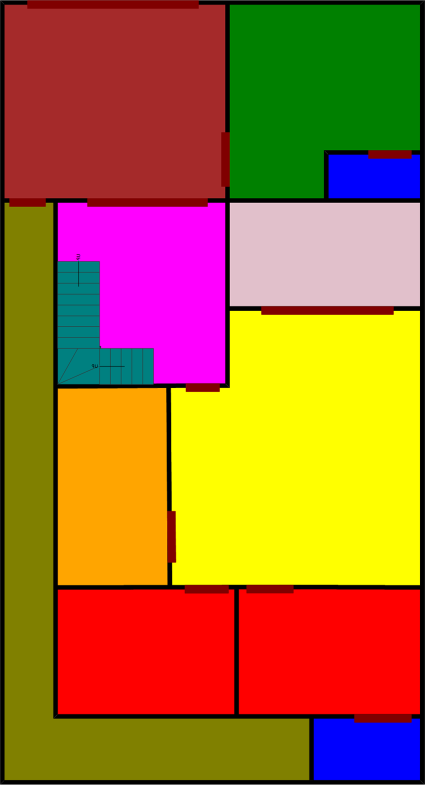
#> input picture models/Model_2.0/dataset/10_marla/10Marla_GF_FP_016_V03.png, 849 x 1570 px (shown at 1/2 size); its folder holds only this picture in this run
$ python 1_generate_metadata_count.py
#> lines starting #> are read from the running program, lines starting #| are printed output that depends on the picture; after the words box and inside, x2 and y2 are one past the last pixel; in counts of white or black regions, pixels touching at a corner belong together
# --- START OF FILE generate_metadata.py ---

import os
import json
import numpy as np
import cv2 # Using OpenCV for image processing
import argparse
import re
import logging
from datetime import datetime
from collections import defaultdict

# --- Configuration ---

# Setup logging
logging.basicConfig(level=logging.INFO, format='%(asctime)s - %(levelname)s - %(message)s')

# Base directory containing subfolders like '5_marla', '10_marla' (can be overridden by args)
DEFAULT_BASE_DATA_DIR = "./dataset"
# Base output directory (can be overridden by args)
DEFAULT_OUTPUT_DIR = "./data/raw"

# Define color mapping (Name -> RGB) - Consistent with original spec
COLOR_MAP = {
    'Bedroom': [255, 0, 0],          # Red
    'Bathroom': [0, 0, 255],         # Blue
    'Kitchen': [255, 165, 0],        # Orange
    'DrawingRoom': [0, 128, 0],     # Green
    'Garage': [165, 42, 42],         # Brown
    'Lounge': [255, 255, 0], # Yellow (Corrected Name)
    'Backyard': [50, 205, 50],       # Lime Green
    'Stairs': [0, 128, 128],         # Teal
    'Store': [128, 0, 128], # Purple (Corrected Name)
    'OpenSpace': [0, 255, 255],     # Cyan
    'PrayerRoom': [127, 127, 127],  # Grayish/Check RGB - Assuming original was right
    'Staircase': [153, 51, 255],     # Violet
    'Lobby': [255, 0, 255],          # Magenta
    'Lawn': [64, 224, 208],          # Turquoise
    'Dining': [225, 192, 203],       # Pink
    'ServantQuarter': [75, 0, 130], # Indigo (Corrected Name)
    'Passage': [128, 128, 0],        # Olive Green
    'Laundry': [230, 230, 250],      # Lavender
    'DressingArea': [255, 127, 80], # Coral (Corrected Name)
    'SideGarden': [255, 215, 0],    # Gold
    'Library': [255, 191, 0],        # Amber
    'Wall': [0, 0, 0],              # Black
    'Door': [128, 0, 0],             # Mahogany
    'Background': [255, 255, 255]    # White (Often ignored but good to define)
}

# List of room types that should be counted using connected components
# Excludes Walls, Door, Background
ROOM_TYPES_TO_COUNT = [
    'Bedroom', 'Bathroom', 'Kitchen', 'DrawingRoom', 'Garage',
    'Lounge', 'Backyard', 'Stairs', 'Store',
    'OpenSpace', 'PrayerRoom', 'Staircase', 'Lobby', 'Lawn', 'Dining',
    'ServantQuarter', 'Passage', 'Laundry', 'DressingArea',
    'SideGarden', 'Library',
]

# Dimensions mapping (Canonical PlotSize -> Dict) - Consistent with original spec
DIMENSION_MAP = {
    '5Marla': {
        'feet': [25, 45], 'inches': [6.338, 11.338], 'pixels': [608, 1088],
        'dpi': 96, 'aspect_ratio': 0.559, 'bit_depth': 24
    },
    '10Marla': {
        'feet': [35, 65], 'inches': [8.833, 16.344], 'pixels': [849, 1570],
        'dpi': 96, 'aspect_ratio': 0.541, 'bit_depth': 24
    },
    '20Marla': {
        'feet': [50, 90], 'inches': [12.583, 22.594], 'pixels': [1209, 2170],
        'dpi': 96, 'aspect_ratio': 0.557, 'bit_depth': 24
    }
}

# Regex for Filename Parsing (from step 1.2.py)
# Example: 5Marla_GF_FP_001_V01.png
FILENAME_PATTERN = re.compile(
    r"^(?P<PlotSize>\d+Marla)_"
    r"(?P<FloorLevel>GF)_"
    r"(?P<PlanType>FP)_"
    r"(?P<FP_Number>\d+)_"
    r"(?P<Version>V\d+)"
    r"\.png$",
    re.IGNORECASE
)

# Minimum pixel area for a region to be counted (from auto_count_rooms.py)
# Helps filter noise/small artifacts. Adjust if needed.
MIN_AREA_THRESHOLD = 80 # Pixels

# --- Helper Function to create RGB -> Name mapping ---
def get_rgb_to_name_map(color_map):
    rgb_map = {}
    for name, rgb in color_map.items():
        rgb_tuple = tuple(rgb)
        if rgb_tuple in rgb_map:
             # Handle duplicate colors (like Library/Amber) - Append name
             existing_name = rgb_map[rgb_tuple]
             if isinstance(existing_name, list):
                 existing_name.append(name)
             else:
                 rgb_map[rgb_tuple] = [existing_name, name]
        else:
            rgb_map[rgb_tuple] = name
    return rgb_map

RGB_TO_NAME_MAP = get_rgb_to_name_map(COLOR_MAP)

# --- Core Analysis Function ---

def analyze_floor_plan_updated(image_path):
    """
    Analyzes a floor plan image using filename parsing and connected components
    for accurate room counting and area calculation.

    Args:
        image_path (str): Path to the floor plan image.

    Returns:
        dict: Dictionary containing metadata about the floor plan, or None on error.
    """
    file_name = os.path.basename(image_path)
    logging.debug(f"Analyzing: {file_name}")

    # 1. Parse Filename
    match = FILENAME_PATTERN.match(file_name)
    if not match:
        logging.warning(f"Filename pattern mismatch, skipping: {file_name}")
        return None

    try:
        extracted_data = match.groupdict()
        plot_type = extracted_data['PlotSize']
        # Normalize plot_type capitalization for DIMENSION_MAP lookup (e.g., 5marla -> 5Marla)
        plot_type_canonical = plot_type[:-5].capitalize() + "Marla" # Simple capitalization


    except Exception as e:
        logging.error(f"Error parsing filename components for {file_name}: {e}")
        return None

    # 2. Load Image
    try:
        image_bgr = cv2.imread(image_path)
#> image_bgr is the input picture: shape (1570, 849, 3); mean B, G, R 45.3, 107.4, 169.4
        if image_bgr is None:
            raise ValueError(f"Could not load image: {image_path}")
        # Convert BGR (OpenCV default) to RGB
        image_rgb = cv2.cvtColor(image_bgr, cv2.COLOR_BGR2RGB)
        height, width, _ = image_rgb.shape
        logging.debug(f"Image loaded: {width}x{height}")

    except Exception as e:
        logging.error(f"Error loading image {file_name}: {e}")
        return None

    # 3. Room Counting and Area Calculation using Connected Components
    room_counts = defaultdict(int)
    room_areas_pixels = defaultdict(int)
    total_valid_area_pixels = 0 # Sum of areas for counted room types

    # Efficiently create masks for all defined colors
    masks = {}
    for rgb_tuple, name_or_list in RGB_TO_NAME_MAP.items():
        # Create mask for this exact RGB color
        mask = cv2.inRange(image_rgb, np.array(rgb_tuple), np.array(rgb_tuple))
        masks[rgb_tuple] = mask
#> this loop made 24 passes
#> pass 1, in analyze_floor_plan_updated, `mask = cv2.inRange(image_rgb, np.array(rgb_tuple), np.array(rgb_tuple))`:
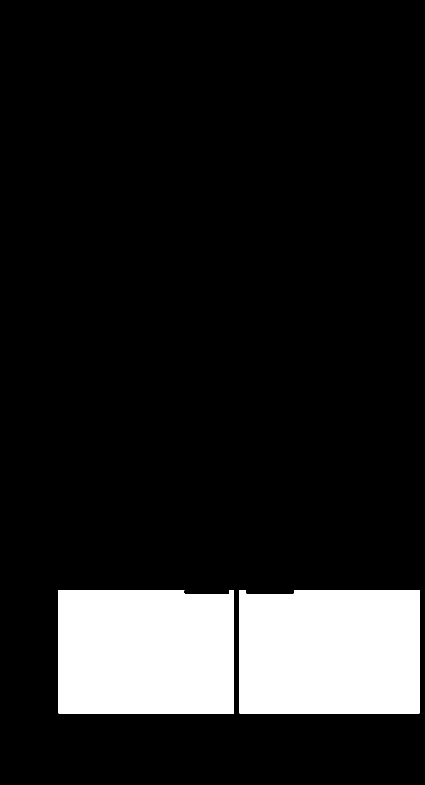
#> mask: shape (1570, 849) (shown at 1/2 size); 13.1% white; 2 white regions, box (x1, y1, x2, y2) and area: (479, 1180, 839, 1427) 88154, (116, 1180, 468, 1427) 85981
#> pass 2, in analyze_floor_plan_updated, `mask = cv2.inRange(image_rgb, np.array(rgb_tuple), np.array(rgb_tuple))`:
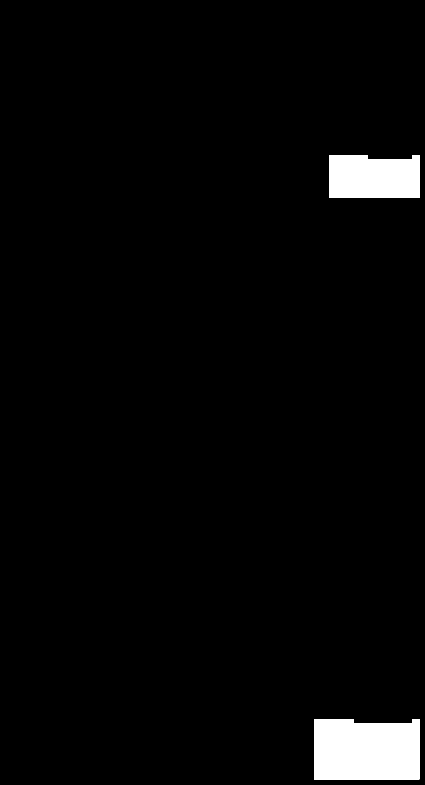
#> mask: shape (1570, 849) (shown at 1/2 size); 3% white; 2 white regions, box (x1, y1, x2, y2) and area: (628, 1438, 839, 1559) 24589, (658, 310, 840, 396) 14851
#> pass 3, in analyze_floor_plan_updated, `mask = cv2.inRange(image_rgb, np.array(rgb_tuple), np.array(rgb_tuple))`:
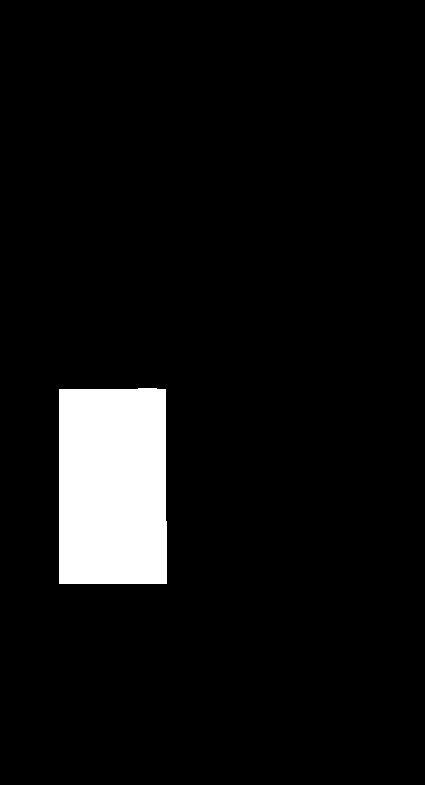
#> mask: shape (1570, 849) (shown at 1/2 size); 6.3% white; 2 white regions, box (x1, y1, x2, y2) and area: (118, 778, 333, 1168) 83283, (276, 777, 314, 778) 38
#> after the loop, masks = 24 items

    logging.debug(f"Starting connected components analysis for {len(ROOM_TYPES_TO_COUNT)} room types.")
    processed_room_names = set() # Keep track if a room type was processed

    for room_name in ROOM_TYPES_TO_COUNT:
        target_rgb_list = COLOR_MAP.get(room_name)
        if not target_rgb_list:
            logging.warning(f"Color definition not found for room type: {room_name}. Skipping count.")
            continue

        target_rgb_tuple = tuple(target_rgb_list)

        # Avoid processing same color mask multiple times if names share color
        if room_name in processed_room_names:
            continue

        # Get the binary mask for this color
        binary_mask = masks.get(target_rgb_tuple)
        if binary_mask is None or np.count_nonzero(binary_mask) == 0:
            # logging.debug(f"No pixels found for {room_name} ({target_rgb_tuple})")
            continue # Skip if no pixels match this color

        # Find connected components
        num_labels, labels, stats, centroids = cv2.connectedComponentsWithStats(binary_mask, connectivity=8)

        count_for_room = 0
        area_for_room = 0

        # Iterate through components (label 0 is background)
        for i in range(1, num_labels):
            area = stats[i, cv2.CC_STAT_AREA]
            if area >= MIN_AREA_THRESHOLD:
                count_for_room += 1
                area_for_room += area

        # Handle shared colors (assign count/area to all names sharing the color)
        name_at_rgb = RGB_TO_NAME_MAP.get(target_rgb_tuple)
        room_names_for_color = []
        if isinstance(name_at_rgb, list):
            room_names_for_color.extend(name_at_rgb)
        elif isinstance(name_at_rgb, str):
            room_names_for_color.append(name_at_rgb)

        for rn in room_names_for_color:
            if rn in ROOM_TYPES_TO_COUNT: # Only update if it's a type we care about counting
                room_counts[rn] = count_for_room
                room_areas_pixels[rn] = area_for_room
                processed_room_names.add(rn) # Mark as processed
                logging.debug(f"  Counted {rn}: {count_for_room} regions, {area_for_room}px area.")
#> this loop made 21 passes
#> (num_labels, stats, centroids) on passes 4, 5, 6, 15: (2, [[0, 0, 849, 1570, 1206971], [461, 12, 377, 383, 125959]], [[401.9, 847.4], [635.5, 182]]), (2, [[0, 0, 849, 1570, 1169207], [12, 12, 437, 383, 163723]], [[451.3, 865.6], [228.9, 205.5]]), (2, [[0, 0, 849, 1570, 1083648], [343, 622, 496, 547, 249282]], [[382.3, 755.4], [605.3, 911]]), (2, [[0, 0, 849, 1570, 1256399], [461, 407, 377, 203, 76531]], [[410.3, 801.3], [649, 508]])
#> pass 1, in analyze_floor_plan_updated, `num_labels, labels, stats, centroids = cv2.connectedComponentsWithStat..`:
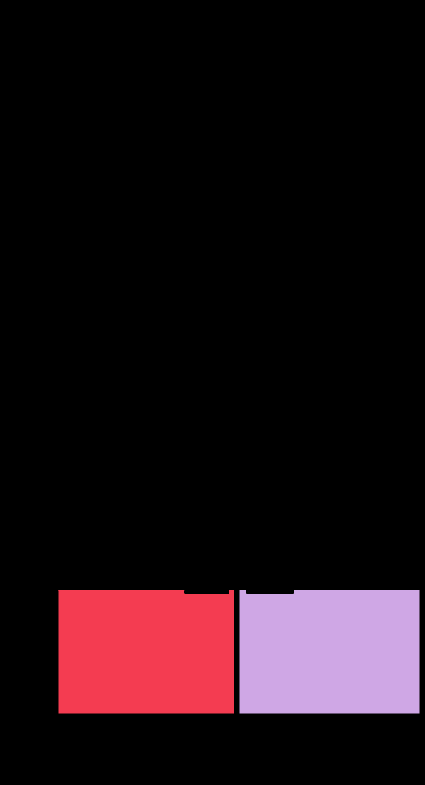
#> labels: shape (1570, 849) int32 (shown at 1/2 size); 3 distinct labels, from 0 to 2; one colour per label, 0 black
#> pass 2, in analyze_floor_plan_updated, `num_labels, labels, stats, centroids = cv2.connectedComponentsWithStat..`:
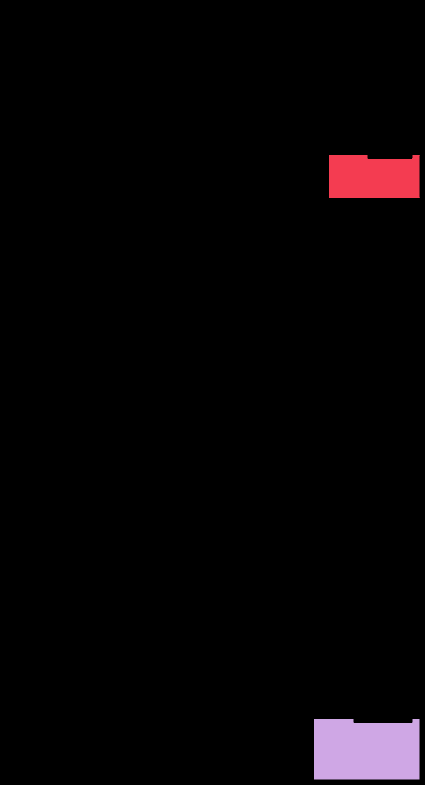
#> labels: shape (1570, 849) int32 (shown at 1/2 size); 3 distinct labels, from 0 to 2; one colour per label, 0 black
#> pass 3, in analyze_floor_plan_updated, `num_labels, labels, stats, centroids = cv2.connectedComponentsWithStat..`:
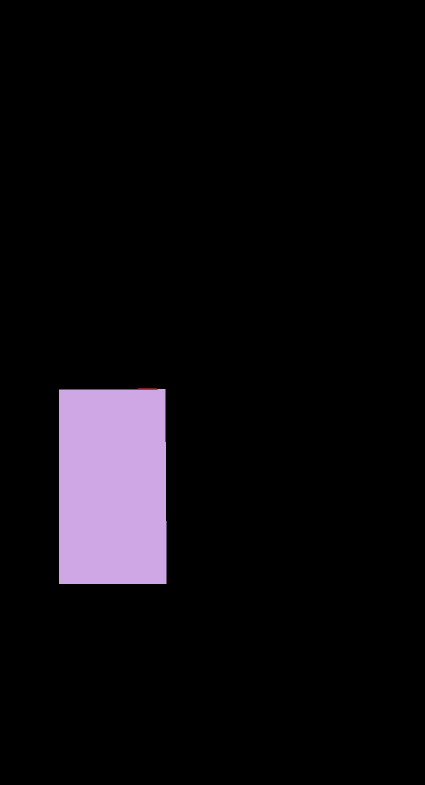
#> labels: shape (1570, 849) int32 (shown at 1/2 size); 3 distinct labels, from 0 to 2; one colour per label, 0 black
#> after the loop, processed_room_names = 10 items; room_areas_pixels = 10 items; room_counts = 10 items


    # Calculate total area from the counted regions
    total_valid_area_pixels = sum(room_areas_pixels.values())
#> total_valid_area_pixels = 1188884

    # 4. Get Dimension Info
    dimensions = DIMENSION_MAP.get(plot_type_canonical)
    if not dimensions:
        logging.warning(f"Dimension info not found for plot type '{plot_type_canonical}' from file {file_name}")
        dimensions = {} # Assign empty dict if not found

    # Check if image dimensions match expected dimensions
    expected_pixels = dimensions.get('pixels')
    if expected_pixels and (width, height) != tuple(expected_pixels):
        logging.warning(f"Image dimensions ({width}x{height}) mismatch expected ({expected_pixels[0]}x{expected_pixels[1]}) for {file_name}")


    # 5. Create Metadata Dictionary (Structure like original JSON)
    #    <<<<< APPLY FIX HERE >>>>>
    metadata = {
        'file_name': file_name,
        'plot_type': extracted_data['PlotSize'], # Use value directly from filename
        'floor_level': extracted_data['FloorLevel'],
        'plan_type': extracted_data['PlanType'],
        'fp_number': extracted_data['FP_Number'],
        'version': extracted_data['Version'],
        'dimensions': dimensions,
        # Filter out rooms with 0 count AND CAST TO PYTHON INT
        'room_counts': {k: int(v) for k, v in room_counts.items() if v > 0},
        # Filter out rooms with 0 area AND CAST TO PYTHON INT
        'room_areas_pixels': {k: int(v) for k, v in room_areas_pixels.items() if v > 0},
        # CAST TOTAL AREA TO PYTHON INT
        'total_area_pixels': int(total_valid_area_pixels),
        'analysis_date': datetime.now().strftime('%Y-%m-%d %H:%M:%S')
    }

    logging.debug(f"Metadata generated for {file_name}")
    return metadata

# --- Main Processing Function ---

def process_dataset(dataset_path, output_path):
    """
    Processes all compatible floor plan images in the dataset directory
    structure and saves metadata as JSON files.

    Args:
        dataset_path (str): Path to the base dataset directory (e.g., './dataset').
        output_path (str): Path to the base output directory (e.g., './data/raw').
    """
    logging.info(f"Starting dataset processing from: {dataset_path}")
    logging.info(f"Outputting JSON metadata to: {output_path}")

    if not os.path.isdir(dataset_path):
        logging.error(f"Dataset directory not found: {dataset_path}")
        return

    processed_count = 0
    error_count = 0

    # Find subdirectories (like '5_marla', '10_marla')
    plot_type_dirs = [d for d in os.listdir(dataset_path) if os.path.isdir(os.path.join(dataset_path, d))]

    if not plot_type_dirs:
        logging.warning(f"No subdirectories found in {dataset_path}. Expected directories like '5_marla', etc.")
        return

    for plot_dir_name in plot_type_dirs:
        current_subdir = os.path.join(dataset_path, plot_dir_name)
        logging.info(f"--- Processing directory: {current_subdir} ---")

        # Create corresponding output directory structure
        # e.g., ./data/raw/5_marla/metadata/json/
        plot_output_dir = os.path.join(output_path, plot_dir_name, 'metadata', 'json')
        try:
            os.makedirs(plot_output_dir, exist_ok=True)
        except OSError as e:
            logging.error(f"Could not create output directory {plot_output_dir}: {e}. Skipping this directory.")
            continue

        # Find all PNG files in the current subdirectory
        try:
            png_files = [f for f in os.listdir(current_subdir) if f.lower().endswith('.png')]
            logging.info(f"Found {len(png_files)} PNG files.")
        except OSError as e:
             logging.error(f"Could not read directory {current_subdir}: {e}. Skipping.")
             continue

        subdir_processed = 0
        subdir_error = 0

        for png_file in png_files:
            image_path = os.path.join(current_subdir, png_file)
            try:
                # Analyze the floor plan using the updated logic
                metadata = analyze_floor_plan_updated(image_path)
#> metadata = 11 items

                if metadata:
                    # Save metadata to JSON
                    json_filename = os.path.splitext(png_file)[0] + '.json'
                    json_path = os.path.join(plot_output_dir, json_filename)

                    with open(json_path, 'w') as f:
                        json.dump(metadata, f, indent=2)

                    logging.info(f"Successfully processed and saved metadata for: {png_file}")
                    subdir_processed += 1
                else:
                    # Analysis function returned None (e.g., pattern mismatch, file error)
                    logging.warning(f"Skipped generating metadata for: {png_file}")
                    subdir_error += 1

            except Exception as e:
                # Catch any unexpected errors during analysis or saving
                logging.error(f"Unexpected error processing {png_file}: {e}", exc_info=False) # Set True for full traceback
                subdir_error += 1

        logging.info(f"Finished directory {plot_dir_name}. Processed: {subdir_processed}, Skipped/Errors: {subdir_error}")
        processed_count += subdir_processed
        error_count += subdir_error

    logging.info("--- Dataset Processing Complete ---")
    logging.info(f"Total files processed successfully: {processed_count}")
    logging.info(f"Total files skipped or failed: {error_count}")

# --- Command-Line Execution ---

if __name__ == "__main__":
    parser = argparse.ArgumentParser(description='Generate JSON metadata for floor plan dataset using connected components analysis.')
    parser.add_argument('--dataset', default=DEFAULT_BASE_DATA_DIR,
                        help=f'Path to the base dataset directory containing plot size subfolders (default: {DEFAULT_BASE_DATA_DIR})')
    parser.add_argument('--output', default=DEFAULT_OUTPUT_DIR,
                        help=f'Path to the base output directory for saving metadata (default: {DEFAULT_OUTPUT_DIR})')
    parser.add_argument('--min_area', type=int, default=MIN_AREA_THRESHOLD,
                        help=f'Minimum pixel area for a region to be counted (default: {MIN_AREA_THRESHOLD})')
    parser.add_argument('--debug', action='store_true',
                        help='Enable debug logging')

    args = parser.parse_args()

    # Update MIN_AREA_THRESHOLD if provided via argument
    MIN_AREA_THRESHOLD = args.min_area

    # Set logging level
    if args.debug:
        logging.getLogger().setLevel(logging.DEBUG)
    else:
        logging.getLogger().setLevel(logging.INFO)

    # Run the processing
    process_dataset(args.dataset, args.output)

# --- END OF FILE generate_metadata.py ---
